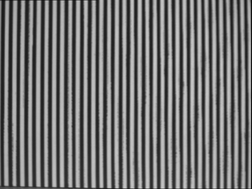
%> input picture Shafley/matlab/1.bmp, 252 x 189 px, shrunk from 768 x 576 before the run
$ octave --eval "phaseshiftCalibration;"   (GNU Octave 9; MATLAB toolbox functions it lacks are replaced by stand-ins)
%> lines starting %> are read from the running program, lines starting %| are printed output that depends on the picture
function phaseshiftCalibration()

    a1=imread('1.bmp');
%> a1 is the input picture: size 189x252 uint8; min 11, max 205, mean 113.6
    a2=imread('2.bmp');
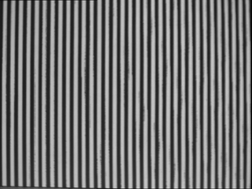
%> input picture Shafley/matlab/2.bmp, 252 x 189 px, shrunk from 768 x 576 before the run
%> a2 is the input picture: size 189x252 uint8; min 6, max 205, mean 114
    a3=imread('3.bmp');
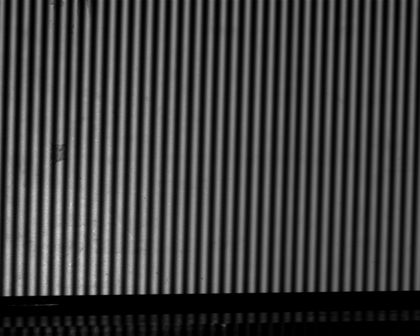
%> input picture Shafley/matlab/3.bmp, 420 x 336 px, shrunk from 1280 x 1024 before the run
%> a3 is the input picture: size 336x420 uint8; min 0, max 220, mean 61.7
    a4=imread('4.bmp');
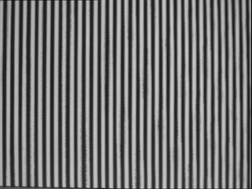
%> input picture Shafley/matlab/4.bmp, 252 x 189 px, shrunk from 768 x 576 before the run
%> a4 is the input picture: size 189x252 uint8; min 17, max 205, mean 113.8
    B1=im2double(imread('O1.bmp'));
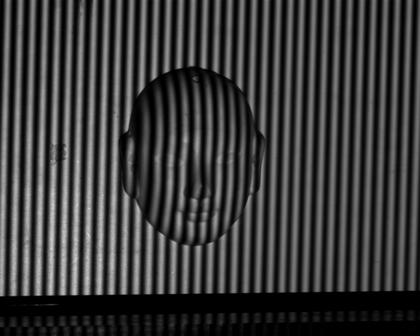
%> input picture Shafley/matlab/O1.bmp, 420 x 336 px, shrunk from 1280 x 1024 before the run
%> B1: size 336x420 double; min 0, max 0.839, mean 0.233
    B2=im2double(imread('O2.bmp'));
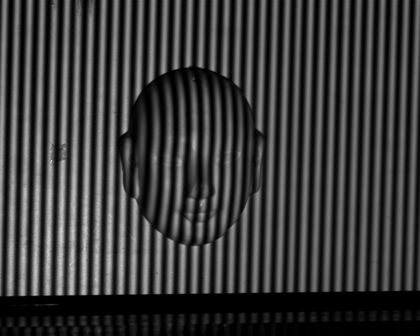
%> input picture Shafley/matlab/O2.bmp, 420 x 336 px, shrunk from 1280 x 1024 before the run
%> B2: size 336x420 double; min 0, max 0.827, mean 0.232
%> (the run ends here)
